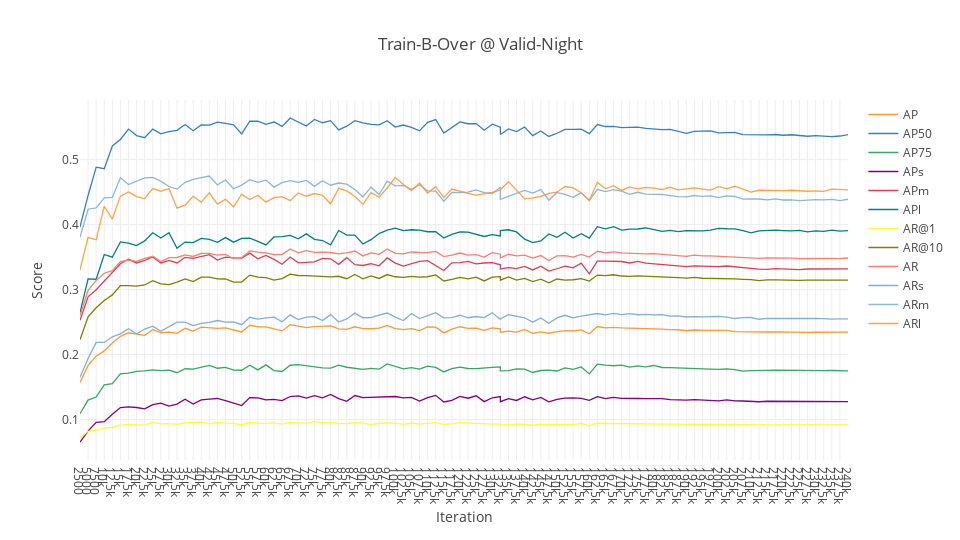

Notebook code for this chart:
### Code cell
cf.go_offline(connected = True)
config = {
    "modeBarButtonsToRemove": ["sendDataToCloud"],
    "displaylogo": False
}
layout = {
    "title": plot_title,
    "xaxis": {
        "title": "Iteration",
        "tickvals": df_iterations["Iteration"],
    },    
    "yaxis": {
        "title": "Score"
    },
    "width": 960,
    "height": 540
}
fig = df_iterations.iplot(x = 'Iteration', y = ["AP", "AP50", "AP75", "APs", "APm", "APl", "AR@1", "AR@10", "AR", "ARs", "ARm", "ARl"], layout = layout, asFigure = True)
py.offline.iplot(fig, show_link = False, config = config)
